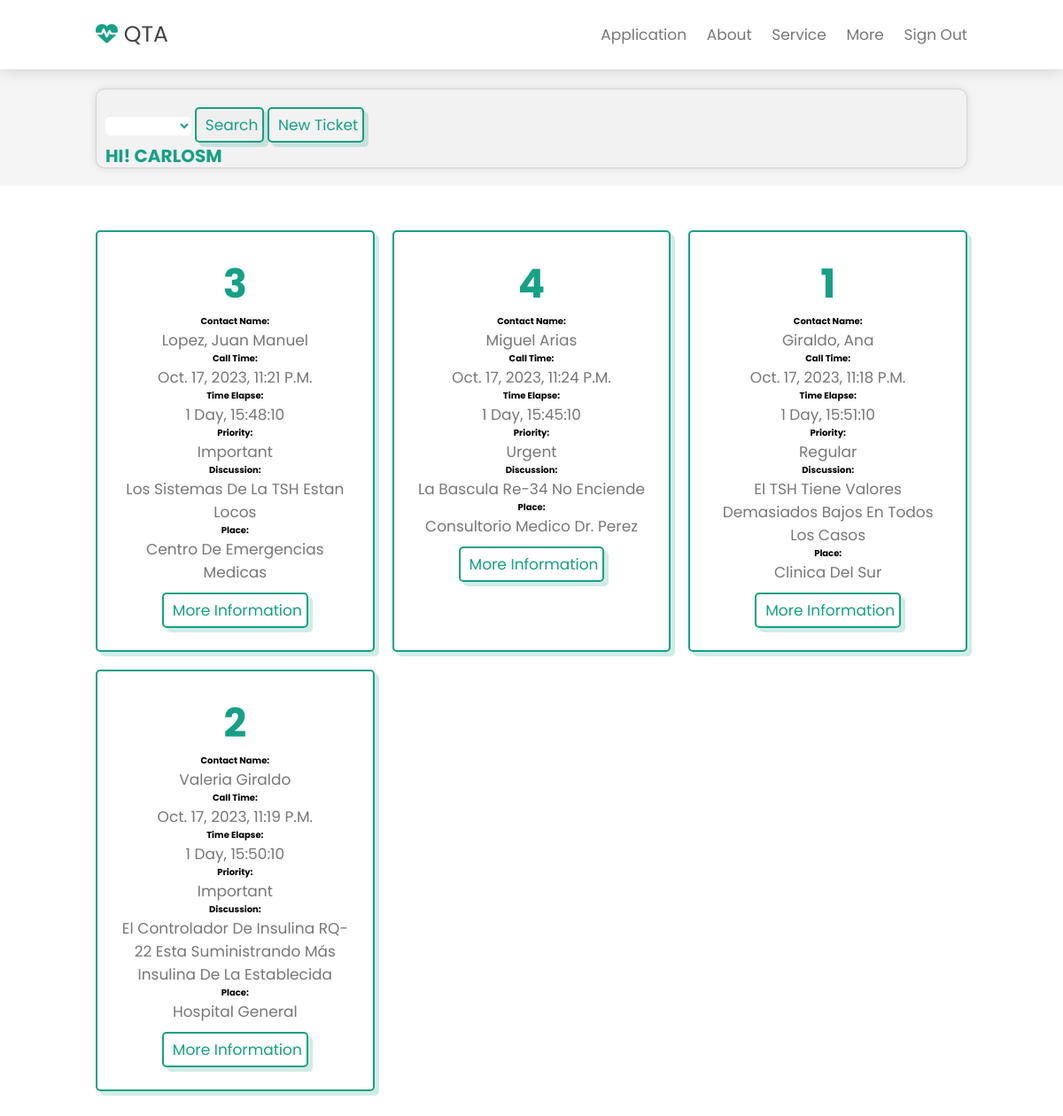
The app's page /mainscreen/ (signed in) with its own data.
### qta/models.py (models this page shows)
class Ticket(models.Model):
    ticket_number = models.CharField(max_length=20)
    call_time = models.DateTimeField()
    priority = models.CharField(max_length=20)
    discussion = models.CharField(max_length=100)
    state = models.CharField(max_length=20)
    place = models.CharField(max_length=20)
    equipment = models.CharField(max_length=20)
    contact_number = models.CharField(max_length=20)
    contact_name = models.CharField(max_length=20)
    first_follow_up = models.CharField(max_length=500, default="")
    second_follow_up = models.CharField(max_length=500, default="")
    third_follow_up = models.CharField(max_length=500, default="")
    id_unico = models.IntegerField(primary_key=True)
    def get_time_elapsed(self):
        call_time = self.call_time
        now = datetime.now(tz=call_time.tzinfo)
        return now - call_time
    time_elapse = property(get_time_elapsed)

### qta/views.py (the view)
# urls.py: path('mainscreen/', mainscreen, name='mainscreen'),
@login_required
def mainscreen(request):
    searchState = request.GET.get('searchState')
    if searchState:
        tickets = Ticket.objects.filter(state__icontains=searchState)
    else:
          tickets = Ticket.objects.all()
    return render(request, 'mainscreen.html',{'searchState':searchState, 'tickets':tickets})

### qta/templates/mainscreen.html (shortened to what this page needs)
<!doctype html>
<html lang="en">
   <head>
      <link rel="stylesheet" href="https://cdnjs.cloudflare.com/ajax/libs/font-awesome/6.4.2/css/all.min.css">
   </head>
   <body>
      <header class="header">
         <a href={% url 'home' %} class="logo"><i class="fas fa-heartbeat"></i> QTA</a>
         <nav class="navbar">
             <a class="nav-link" href={% url 'mainscreen' %}>Application</a>
             <a class="nav-link" href="#">About</a>
             <a class="nav-link" href="#">Service</a>
             <a class="nav-link" href="#">More</a>
             {% if request.user.is_authenticated %}
             <a class="nav-link" href={% url "exit" %}>Sign out</a>
             {% else %}
             <a class="nav-link" href={% url "login" %} >Sign in</a>
             {% endif %}
         </nav>
     </header>
     <section class="searchBar">
      <form action="" class="searchInput">
         <select class="form-control selectElement" aria-label="Small select example" type="text" id="campo5" name="searchState">
            <option selected>{{ticket.state}}</option>
            <option value="New">New</option>
         </select>
         <button type="submit" class="btn2">Search</button>
         <a href={% url "ticket" %} class="btn btn-primary">New Ticket</a>
         <h4 style="color: #16a085">HI! {{ user.username | upper}}</h4>
       </form>
      </section>
     <section class="icons-container" id="icons-container">
         {% for ticket in tickets %}
         {% if ticket.priority == "Important" and ticket.state != 'Completed'%}
         <div class="icons">
            <h5 class="Number_ticket">{{ ticket.ticket_number }}</h5>
            <b>Contact Name: </b><p class="name">{{ ticket.contact_name }}</p>
            <b>Call Time: </b><p class="call_time">{{ ticket.call_time }}</p>
            <b>Time Elapse: </b><p class="time_elapse">{{ ticket.time_elapse }}</p>
            <b>Priority: </b><p>{{ ticket.priority }}</p>
            <b>Discussion: </b><p class="discussion">{{ ticket.discussion}}</p>
            <b>Place: </b><p class="place">{{ ticket.place}}</p>
            <a href={% url "more_info" ticket.ticket_number %} class="btn btn-primary">More Information</a>
         </div>
         {% endif %}
         {% endfor %}
         {% for ticket in tickets %}
         {% if ticket.priority == "Urgent" and ticket.state != 'Completed'%}
         <div class="icons">
            <h5 class="Number_ticket">{{ ticket.ticket_number }}</h5>
            <b>Contact Name: </b><p class="name">{{ ticket.contact_name }}</p>
            <b>Call Time: </b><p class="call_time">{{ ticket.call_time }}</p>
            <b>Time Elapse: </b><p class="time_elapse">{{ ticket.time_elapse }}</p>
            <b>Priority: </b><p>{{ ticket.priority }}</p>
            <b>Discussion: </b><p class="discussion">{{ ticket.discussion}}</p>
            <b>Place: </b><p class="place">{{ ticket.place}}</p>
            <a href={% url "more_info" ticket.ticket_number %} class="btn btn-primary">More Information</a>
         </div>
         {% endif %}
         {% endfor %}
         {% for ticket in tickets %}
         {% if ticket.priority == "Regular" and ticket.state != 'Completed'%}
         <div class="icons">
            <h5 class="Number_ticket">{{ ticket.ticket_number }}</h5>
            <b>Contact Name: </b><p class="name">{{ ticket.contact_name }}</p>
            <b>Call Time: </b><p class="call_time">{{ ticket.call_time }}</p>
            <b>Time Elapse: </b><p class="time_elapse">{{ ticket.time_elapse }}</p>
            <b>Priority: </b><p>{{ ticket.priority }}</p>
            <b>Discussion: </b><p class="discussion">{{ ticket.discussion}}</p>
            <b>Place: </b><p class="place">{{ ticket.place}}</p>
            <a href={% url "more_info" ticket.ticket_number %} class="btn btn-primary">More Information</a>
         </div>
         {% endif %}
         {% endfor %}
         {% for ticket in tickets %}
         {% if ticket.state == "Completed" %}
         <div class="icons">
            <h5 class="Number_ticket">{{ ticket.ticket_number }}</h5>
            <b>Contact Name: </b><p class="name">{{ ticket.contact_name }}</p>
            <b>Call Time: </b><p class="call_time">{{ ticket.call_time }}</p>
            <b>Time Elapse: </b><p class="time_elapse">{{ ticket.time_elapse }}</p>
            <b>Priority: </b><p>{{ ticket.priority }}</p>
            <b>Discussion: </b><p class="discussion">{{ ticket.discussion}}</p>
            <b>Place: </b><p class="place">{{ ticket.place}}</p>
            <a href={% url "more_info" ticket.ticket_number %} class="btn btn-primary">More Information</a>
        </div>
        {% endif %}
        {% endfor %}
      </section>
   </body>
</html>

### qta/templates/mainscreen.html (style rules this page uses)
:root { --green: #16a085; --black: #444; --light-color: #777; --box-shadow:.5rem .5rem 0 rgba(22, 160, 133, .2); --text-shadow:.4rem .4rem 0 rgba(0, 0, 0, .2); --border:.2rem solid var(--green); }
* { font-family: 'Poppins', sans-serif; margin: 0; padding: 0; box-sizing: border-box; outline: none; border: none; text-transform: capitalize; transition: all .2s ease-out; text-decoration: none; }
section { padding: 2rem 9%; }
section:nth-child(even) { background: #f5f5f5; }
.btn { display: inline-block; margin-top: 1rem; padding: .5rem; padding-left: 1rem; border: var(--border); border-radius: .5rem; box-shadow: var(--box-shadow); color: var(--green); cursor: pointer; font-size: 1.7rem; }
html { font-size: 62.5%; overflow-x: hidden; scroll-padding-top: 7rem; scroll-behavior: smooth; }
.header { padding: 2rem 9%; position: fixed; top: 0; left: 0; right: 0; z-index: 1000; box-shadow: 0 .5rem 1.5rem rgba(0, 0, 0, .1); display: flex; align-items: center; justify-content: space-between; background: #fff; }
.header .logo { font-size: 2.5rem; color: var(--black); }
.header .logo i { color: var(--green); }
.header .navbar a { font-size: 1.7rem; color: var(--light-color); margin-left: 2rem }
.icons-container { display: grid; gap: 2rem; grid-template-columns: repeat(3, 1fr); padding-top: 5rem; padding-bottom: 5rem; }
.icons-container .icons { border: var(--border); box-shadow: var(--box-shadow); border-radius: .5rem; text-align: center; padding: 2.5rem; }
.icons-container .icons p { font-size: 1.7rem; color: var(--light-color); }
.searchBar { display: flex; padding-top: 10rem; }
.searchInput { flex: 1; height: 90px; border-radius: 10px; background-color: #f2f2f2; border: 1px solid rgba(0, 0, 0, 0.12); box-shadow: 0 0 10px rgba(0, 0, 0, 0.12); padding: 10px; font-size: 1.4rem; outline: none; items-align: start; }
.btn2 { display: inline-block; margin-top: 1rem; padding: .5rem; padding-left: 1rem; border: var(--border); border-radius: .5rem; box-shadow: var(--box-shadow); color: var(--green); cursor: pointer; font-size: 1.7rem; }
.form-control { border: none; background-color: #fff; border-radius: .5rem; color: var(--green); font-weight: bold; weight: 100px; }
.selectElement { weight: 50%; }
h5 { color: var(--green); font-size: 4.5rem; }
h4 { font-size: 2rem; }

### records on screen
Ticket: ticket_number "3", contact_name "Lopez, Juan Manuel", call_time "Oct. 17, 2023, 11:21 P.m.", time_elapse "1 Day, 15:48:10", priority "Important", discussion "Los Sistemas De La TSH Estan Locos", place "Centro De Emergencias Medicas"
Ticket: ticket_number "4", contact_name "Miguel Arias", call_time "Oct. 17, 2023, 11:24 P.m.", time_elapse "1 Day, 15:45:10", priority "Urgent", discussion "La Bascula Re-34 No Enciende", place "Consultorio Medico Dr. Perez"
Ticket: ticket_number "1", contact_name "Giraldo, Ana", call_time "Oct. 17, 2023, 11:18 P.m.", time_elapse "1 Day, 15:51:10", priority "Regular", discussion "El TSH Tiene Valores Demasiados Bajos En Todos Los Casos", place "Clinica Del Sur"
Ticket: ticket_number "2", contact_name "Valeria Giraldo", call_time "Oct. 17, 2023, 11:19 P.m.", time_elapse "1 Day, 15:50:10", priority "Important", discussion "El Controlador De Insulina RQ-22 Esta Suministrando Más Insulina De La Establecida", place "Hospital General"

### other values on screen
{{ user.username | upper }} "CARLOSM"
